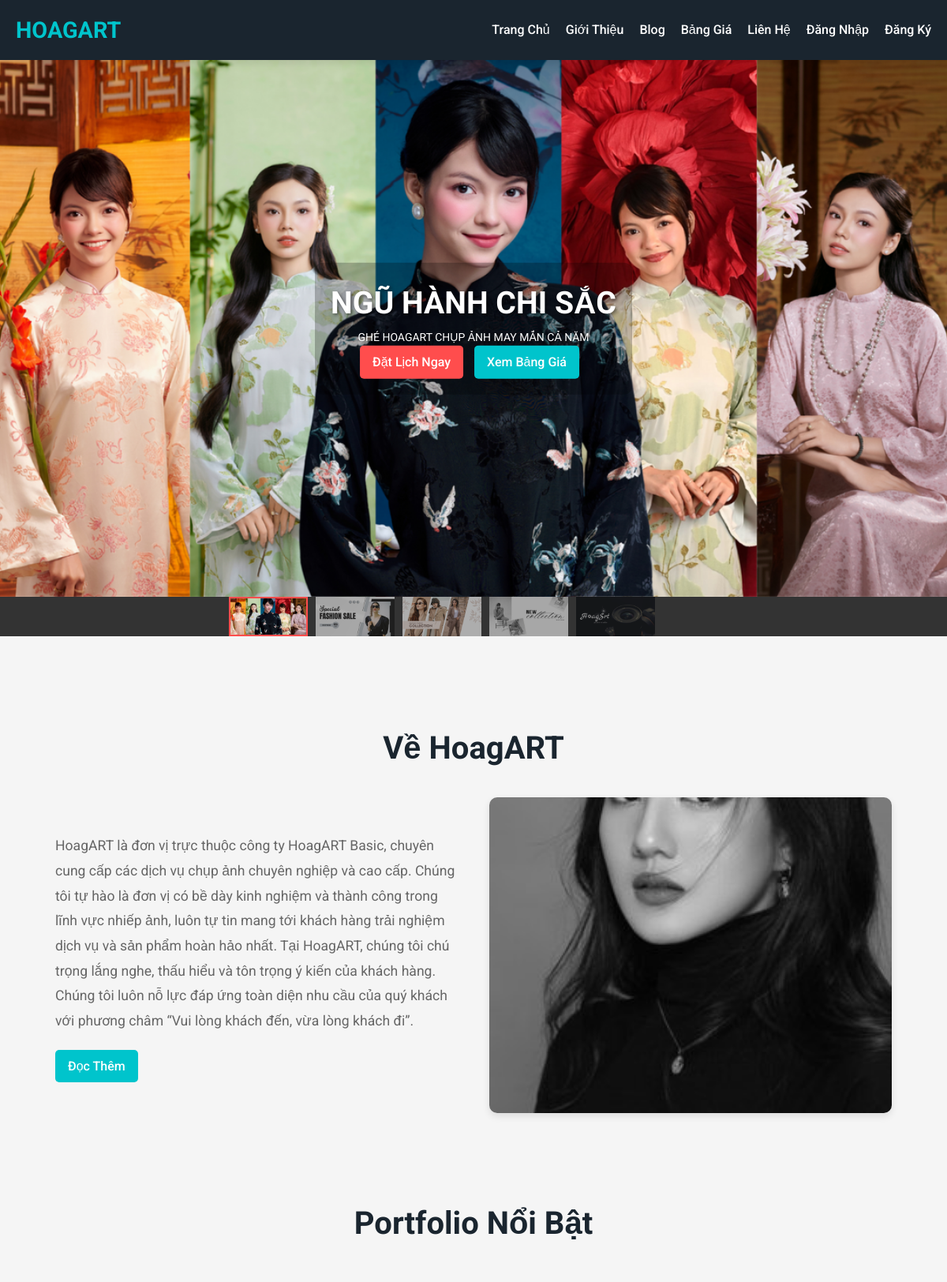
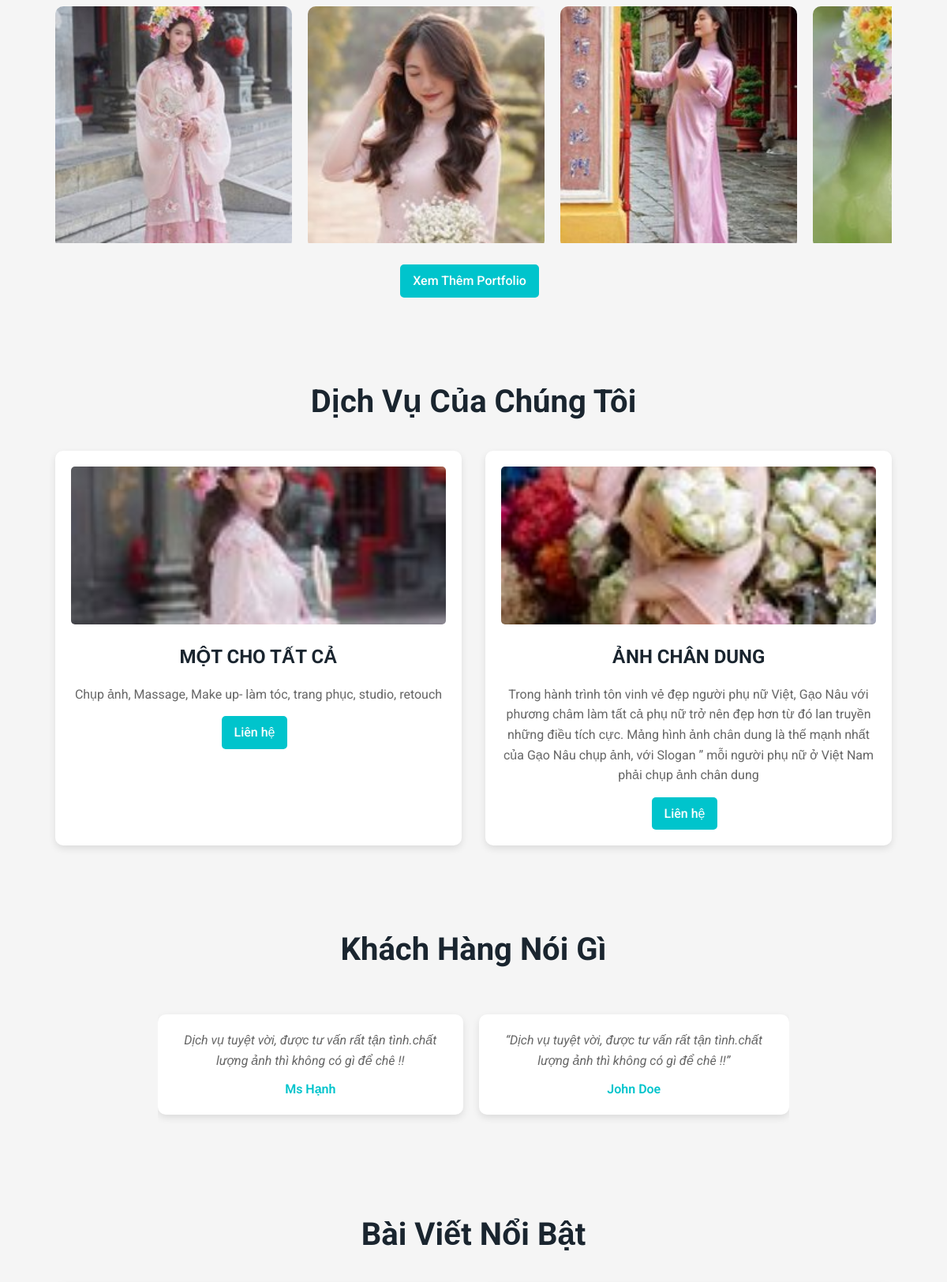
The page / (upper part) on the database its author committed (2 pictures, top to bottom).
### app/models/banner.py (models this page shows, shortened)
class Banner(db.Model):
    id = db.Column(db.Integer, primary_key=True)
    image_url = db.Column(db.String(200), nullable=False)
    title = db.Column(db.String(100), nullable=False)
    description = db.Column(db.Text)
    created_at = db.Column(db.DateTime, default=datetime.utcnow)

### app/models/home.py (models this page shows)
class IntroSection(db.Model):
    id = db.Column(db.Integer, primary_key=True)
    text = db.Column(db.Text, nullable=False)
    image_url = db.Column(db.String(255), nullable=False, default='default_intro.jpg')
    cta_text = db.Column(db.String(50), default='Tìm Hiểu Thêm')
    cta_url = db.Column(db.String(255), default='/introduce')
    created_at = db.Column(db.DateTime, default=datetime.utcnow)

class PortfolioItem(db.Model):
    id = db.Column(db.Integer, primary_key=True)
    title = db.Column(db.String(100), nullable=False)
    image_url = db.Column(db.String(255), nullable=False)
    created_at = db.Column(db.DateTime, default=datetime.utcnow)

class ServiceCard(db.Model):
    id = db.Column(db.Integer, primary_key=True)
    title = db.Column(db.String(100), nullable=False)
    description = db.Column(db.Text, nullable=False)
    image_url = db.Column(db.String(255), nullable=False)
    cta_text = db.Column(db.String(50), default='Khám Phá')
    cta_url = db.Column(db.String(255), default='/pricing')
    created_at = db.Column(db.DateTime, default=datetime.utcnow)

class Testimonial(db.Model):
    id = db.Column(db.Integer, primary_key=True)
    content = db.Column(db.Text, nullable=False)
    author = db.Column(db.String(100), nullable=False)
    created_at = db.Column(db.DateTime, default=datetime.utcnow)

### app/blueprints/main/routes.py (the view)
@main.route('/')
def home():
    intro = IntroSection.query.first()
    portfolios = PortfolioItem.query.order_by(PortfolioItem.created_at.desc()).limit(10).all()
    services = ServiceCard.query.all()
    testimonials = Testimonial.query.all()
    featured_posts = Post.query.filter_by(is_featured=True).limit(2).all()
    banners = Banner.query.order_by(Banner.created_at.desc()).all()
    return render_template('main/home.html',
                           intro=intro,
                           portfolios=portfolios,
                           services=services,
                           testimonials=testimonials,
                           featured_posts=featured_posts,
                           banners=banners)

### app/templates/main/home.html (shortened to what this page needs)
{% extends "layouts/base.html" %}  {% block content %}
<div class="intro-section container">
    <h2>Về HoagART</h2>
    {% if intro %}
    <div class="intro-grid">
        <div class="intro-text">
            <p>{{ intro.text }}</p>
            <a href="{{ intro.cta_url }}" class="btn">{{ intro.cta_text }}</a>
        </div>
        <div class="intro-image">
            <img src="{{ intro.image_url }}" alt="Giới thiệu HoagART" />
        </div>
    </div>
    {% endif %}
</div>
<div class="portfolio-section">
    <div class="container">
        <h2>Portfolio Nổi Bật</h2>
        <div class="portfolio-slider">
            {% for item in portfolios %}
            <div class="portfolio-item">
                <img src="{{ item.image_url }}" alt="{{ item.title }}" />
            </div>
            {% endfor %}
        </div>
        <a href="{{ url_for('main.pricing') }}" class="btn"
            >Xem Thêm Portfolio</a
        >
    </div>
</div>
<div class="services-section container">
    <h2>Dịch Vụ Của Chúng Tôi</h2>
    {% if services %}
    <div class="services-grid">
        {% for service in services %}
        <div class="service-card">
            <img src="{{ service.image_url }}" alt="{{ service.title }}" />
            <h3>{{ service.title }}</h3>
            <p>{{ service.description }}</p>
            <a href="{{ service.cta_url }}" class="btn"
                >{{ service.cta_text }}</a
            >
        </div>
        {% endfor %}
    </div>
    {% else %}
    <p>Chưa có dịch vụ nào.</p>
    {% endif %}
</div>
<div class="testimonial-section container">
    <h2>Khách Hàng Nói Gì</h2>
    <div class="testimonial-slider">
        {% for testimonial in testimonials %}
        <div class="testimonial-item">
            <p>{{ testimonial.content }}</p>
            <h4>{{ testimonial.author }}</h4>
        </div>
        {% endfor %}
    </div>
</div>
<div class="blog-section container">
    <h2>Bài Viết Nổi Bật</h2>
</div>
{% endblock %}

### app/templates/layouts/base.html (shortened to what this page needs)
<!DOCTYPE html>
<html lang="vi">
    <head>
        <link
            rel="stylesheet"
            href="{{ url_for('static', filename='css/style.css') }}"
        />
    </head>
    <body>
        <div class="navbar">
            <div class="logo">HoagART</div>
            <div class="nav-links">
                <a href="{{ url_for('main.home') }}">Trang Chủ</a>
                <a href="{{ url_for('main.introduce') }}">Giới Thiệu</a>
                <a href="{{ url_for('blog.index') }}">Blog</a>
                <a href="{{ url_for('main.pricing') }}">Bảng Giá</a>
                <a href="{{ url_for('main.contact') }}">Liên Hệ</a>
                {% if current_user.is_authenticated %} {% if
                current_user.is_admin %}
                <a href="{{ url_for('admin.dashboard') }}">Quản Trị</a>
                {% endif %}
                <div class="notification-icon">
                    <img
                        src="https://cdn-icons-png.flaticon.com/512/1828/1828765.png"
                        alt="Notifications"
                    />
                    <span class="badge">3</span>
                </div>
                <div class="user-menu">
                    <div class="user-dropdown">
                        <img
                            src="{{ url_for('static', filename='avatars/' + (current_user.avatar if current_user.avatar and current_user.avatar != 'None' else 'default_avatar.png')) }}"
                            alt="User Avatar"
                            class="user-avatar"
                            id="navbar-avatar"
                        />
                        <div class="dropdown-content">
                            <a href="{{ url_for('main.profile') }}"
                                >Thông tin cá nhân</a
                            >
                            <a href="#">Đổi mật khẩu</a>
                            <a href="{{ url_for('auth.logout') }}">Đăng Xuất</a>
                        </div>
                    </div>
                </div>
                {% else %}
                <a href="{{ url_for('auth.login') }}">Đăng Nhập</a>
                <a href="{{ url_for('auth.register') }}">Đăng Ký</a>
                {% endif %}
            </div>
        </div>
        {% if request.endpoint not in ['auth.login', 'auth.register',
        'main.profile'] and not request.path.startswith('/blog') %} {% if
        banners and banners|length > 0 %}
        <div class="slider-container">
            <div class="main-slider">
                {% for banner in banners %}
                <div
                    class="slider-slide {% if loop.index0 == 0 %}active{% endif %}"
                >
                    <img
                        src="{{ banner.image_url }}"
                        alt="{{ banner.title }}"
                        class="slider-image"
                    />
                    <div class="slider-caption">
                        <h1 class="display-4">{{ banner.title }}</h1>
                        <p class="lead">{{ banner.description }}</p>
                        {% if request.endpoint not in ['auth.login',
                        'auth.register', 'main.profile'] %}
                        <div class="banner-buttons mt-3">
                            {% if request.endpoint == 'main.home' %}
                            <a
                                href="{{ url_for('main.contact') }}"
                                class="btn btn-primary btn-lg me-3"
                                >Đặt Lịch Ngay</a
                            >
                            <a
                                href="{{ url_for('main.pricing') }}"
                                class="btn btn-outline-light btn-lg"
                                >Xem Bảng Giá</a
                            >
                            {% endif %}
                        </div>
                        {% endif %}
                    </div>
                </div>
                {% endfor %}
            </div>
            <div class="thumbnail-nav">
                <div class="thumbnail-nav-container">
                    <div class="thumbnail-nav-inner">
                        {% for banner in banners %}
                        <div
                            class="thumbnail-slide {% if loop.index0 == 0 %}active{% endif %}"
                            data-index="{{ loop.index0 }}"
                            onclick="showSlide({{ loop.index0 }})"
                        >
                            <img
                                src="{{ banner.image_url }}"
                                alt="{{ banner.title }}"
                                class="thumbnail-image"
                            />
                        </div>
                        {% endfor %}
                    </div>
                </div>
            </div>
        </div>
        {% endif %} {% endif %}
        <div class="container">
             {% block content %}{%
            endblock %}
        </div>
    </body>
</html>

### rows shown on the page
Banner: image_url (picture), title "NGŨ HÀNH CHI SẮC", description "GHÉ HOAGART CHỤP ẢNH MAY MẮN CẢ NĂM"
Banner: image_url (picture)
Banner: image_url (picture)
Banner: image_url (picture)
Banner: image_url (picture)
IntroSection: text "HoagART là đơn vị trực thuộc công ty HoagART Basic, chuyên cung cấp các dịch vụ chụp ảnh chuyên nghiệp và cao cấp. Chúng tôi tự hào là đơn vị có bề dày kinh nghiệm và thành công trong lĩnh vực nhiếp ảnh, luôn tự tin mang tới khách hàng trải nghiệm dịch vụ và sản phẩm hoàn hảo nhất. Tại HoagART, chúng tôi chú trọng lắng nghe, thấu hiểu và tôn trọng ý kiến của khách hàng. Chúng tôi luôn nỗ lực đáp ứng toàn diện nhu cầu của quý khách với phương châm “Vui lòng khách đến, vừa lòng khách đi”.", cta_text "Đọc Thêm", image_url (picture)
PortfolioItem: image_url (picture)
PortfolioItem: image_url (picture)
PortfolioItem: image_url (picture)
PortfolioItem: image_url (picture)
ServiceCard: image_url (picture), title "MỘT CHO TẤT CẢ", description "Chụp ảnh, Massage, Make up- làm tóc, trang phục, studio, retouch", cta_text "Liên hệ"
ServiceCard: image_url (picture), title "ẢNH CHÂN DUNG", description "Trong hành trình tôn vinh vẻ đẹp người phụ nữ Việt, Gạo Nâu với phương châm làm tất cả phụ nữ trở nên đẹp hơn từ đó lan truyền những điều tích cực. Mảng hình ảnh chân dung là thế mạnh nhất của Gạo Nâu chụp ảnh, với Slogan ” mỗi người phụ nữ ở Việt Nam phải chụp ảnh chân dung", cta_text "Liên hệ"
Testimonial: content "Dịch vụ tuyệt vời, được tư vấn rất tận tình.chất lượng ảnh thì không có gì để chê !!", author "Ms Hạnh"
Testimonial: content "“Dịch vụ tuyệt vời, được tư vấn rất tận tình.chất lượng ảnh thì không có gì để chê !!”", author "John Doe"
